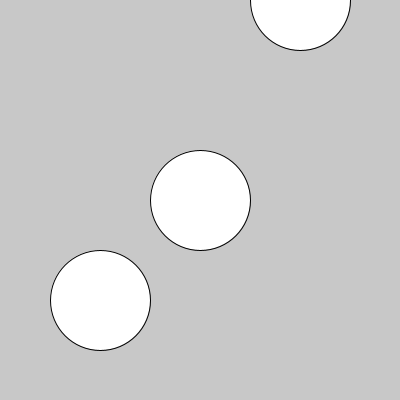
Frame 1 (no input)
Frame 60 (the mouse pressed at the canvas centre just before this capture): identical to frame 1, image omitted
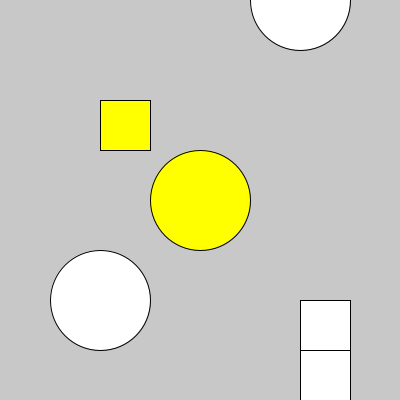
Frame 120 (the mouse held since frame 60 and released just before this capture)

The Processing sketch that drew these frames (run headless with seeded random() and noise(); from frame 60 on, the mouse is pressed at the canvas centre):

// Processing sketch: funcion_boton_multiple_2
// ── funcion_boton_multiple_2.pde
boolean mostrar = false;

void setup() {
  size(400, 400);
}

void draw() {
  background(200);
  boton(300,0,1);
  boton(200,200,2);
  boton(100,300,3);
}

// ── funciones.pde
void boton(int posX, int posY, int tipo){
  if (dist(mouseX, mouseY, posX, posY) < 50) {
    if (mousePressed) {
      fill(255, 255, 0);
      mostrar=true;
    } else {
      fill(255, 0, 0);
      mostrar=false;
    }
  } else {
    fill(255);
  }
  ellipse(posX, posY, 100, 100);
  
  mostrarAlgo(tipo);
}

void mostrarAlgo(int tipo){
  if(tipo == 1){
    accionBoton1();
  }else if(tipo == 2){
    accionBoton2();
  }else if(tipo == 3){
    accionBoton3();
  }
}

void accionBoton1(){
  if(mostrar==true){
    rect(300,300,50,50);
  }
}

void accionBoton2(){
  if(mostrar==true){
    rect(100,100,50,50);
  }
}

void accionBoton3(){
  if(mostrar==true){
    rect(300,350,50,50);
  }
}
